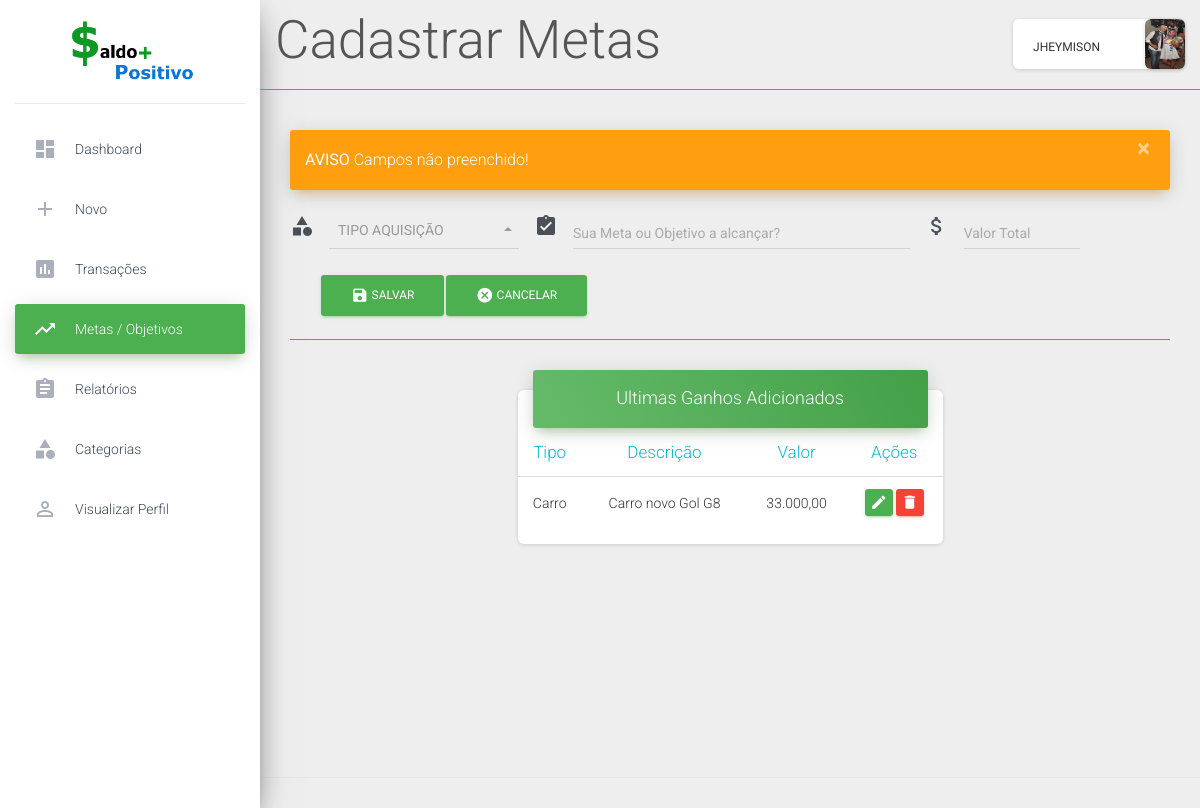
Screenshot of /main.php?page=metas&sec=cadastrar_metas&erro_cadastro=warnning (signed in) with the database file from the repository.
### tables this page shows
CREATE TABLE `perfil_usuarios` (
  `id` int(11) NOT NULL,
  `empresa` varchar(300) NOT NULL,
  `profissao` varchar(300) NOT NULL,
  `sobre` varchar(1000) NOT NULL,
  `imagem` varchar(1000) NOT NULL,
  `id_cadastrar_usuarios` int(11) NOT NULL
);

CREATE TABLE `cadastrar_metas` (
  `id` int(11) NOT NULL,
  `data` date NOT NULL,
  `tipo_meta` varchar(200) NOT NULL,
  `descricao` varchar(200) NOT NULL,
  `valor_meta` decimal(19,2) NOT NULL,
  `id_cadastrar_usuarios` int(11) NOT NULL
);

### inserts/title_pages.php (called while the page is built)
<?php
    if(isset($_GET['sec'])){
            $pageInfo = $_GET['sec'];
        if($pageInfo == "dashboard"){
            $pageFormat = "Dashboard";
        } elseif ($pageInfo == "cadastrar_ganho") {
            $pageFormat = "Cadastrar Ganho";
        } elseif($pageInfo == "edita_ganhos"){
            $pageFormat = "Editar Ganhos";
        } elseif($pageInfo == "deleta_ganhos"){
            $pageFormat = "Deletar Ganho";
        } elseif($pageInfo == "cadastrar_despesa"){
            $pageFormat = "Cadastrar Despesas";
        } elseif($pageInfo == "edita_despesas"){
            $pageFormat = "Editar Despesas";
        } elseif($pageInfo == "deleta_despesas"){
            $pageFormat = "Deletar Despesa";
        } elseif($pageInfo == "cadastrar_cartoes"){
            $pageFormat = "Cadastrar Cartao";
        } elseif($pageInfo == "edita_cartoes"){
            $pageFormat = "Editar Cartao";
        } elseif($pageInfo == "deleta_cartoes"){
            $pageFormat = "Deletar Cartao";
        } elseif($pageInfo == "vizualizar_transacoes"){
            $pageFormat = "Visualizar Transações";
        } elseif($pageInfo == "cadastrar_metas"){
            $pageFormat = "Cadastrar Metas";
        } elseif($pageInfo == "editar_metas"){
            $pageFormat = "Editar Metas";
        } elseif($pageInfo == "deletar_metas"){
            $pageFormat = "Deletar Metas";
        } elseif($pageInfo == "relatorio_ganhos"){
            $pageFormat = "Relatorio de Ganhos";
        } elseif($pageInfo == "relatorio_despesas"){
            $pageFormat = "Relatorio de Despesas";
        } elseif($pageInfo == "relatorio_tipo_pagamento"){
            $pageFormat = "Relatorio de Tipos de Pagamentos";
        } elseif($pageInfo == "vizualizar_perfil"){
            $pageFormat = "Seu Perfil";
        } elseif($pageInfo == "editar_perfil"){
            $pageFormat = "Editar Perfil";
        } elseif($pageInfo == "cadastra_tipo_ganhos"){
            $pageFormat = "Cadastrar Tipos de Ganhos";
        } elseif($pageInfo == "cadastra_tipo_despesas"){
            $pageFormat = "Cadastrar Tipos de Despesas";
        } elseif($pageInfo == "edita_tipo_ganhos"){
            $pageFormat = "Alterar Tipos de Ganhos";
        } elseif($pageInfo == "deleta_tipo_ganhos"){
            $pageFormat = "Deletar Tipo";
        } elseif($pageInfo == "edita_tipo_despesas"){
            $pageFormat = "Alterar Tipos de Despesa";
        } elseif($pageInfo == "deleta_tipo_despesas"){
            $pageFormat = "Deletar Tipo";
        }
    } else {
        $pageFormat = "Dashboard";
        $pageInfo ="dashboard";
    }
?>

### inserts/table_metas.php (the view, shortened to what this page needs)
<?php
    $sql_metas = "SELECT * FROM cadastrar_metas WHERE id_cadastrar_usuarios = '$id_usuario' ORDER BY id DESC";
    $sel = $conecta_bd->query($sql_metas);
?>
<div class="row d-flex justify-content-center">
<div class="col-lg-6 col-md-6">
    <div class="card">
        <div class="card-header card-header-success">
            <h4 class="card-title text-center">Ultimas Ganhos Adicionados</h4>
        </div>
        <div class="card-body table-responsive">
            <table class="table table-hover">
                <thead class="text-info text-center">
                    <tr>
                        <th>Tipo</th>
                        <th>Descrição</th>
                        <th>Valor</th>
                        <th>Ações</th>
                    </tr>
                </thead>
                <tbody class="text-center">
                    <?php while ( $dados = $sel->fetch_assoc() ) : ?>
                    <tr>
                        <td><?php echo $dados['tipo_meta']  ?></td>
                        <td><?php echo $dados['descricao'] ?></td>
                        <td><?php echo number_format($dados['valor_meta'],'2',',','.'); ?></td>
                        <td class="td-actions text-center">
                            <a href="main.php?page=metas&sec=editar_metas&id=<?php echo $dados['id'] ?>">
                                <button type="button" rel="tooltip" class="btn btn-success" title="Editar">
                                    <i class="material-icons">edit</i>
                                   </button>
                            </a>
                            <a href="main.php?page=metas&sec=deletar_metas&id=<?php echo $dados['id'] ?>">
                                <button type="button" name="deletar" type="button" rel="tooltip" class="btn btn-danger" title="Meta Alcançada?">
                                    <i class="material-icons">delete</i>
                                </button>
                            </a>
                        </td>
                    </tr>
                    <?php endwhile; ?>
                </tbody>
            </table>
        </div>
    </div>
</div>
</div>

### main.php (shortened to what this page needs)
<?php
    if ( $_SESSION['logado'] == true ) :
    $id_usuario = $_SESSION['user']['id'];
    $usuario = $_SESSION['user']['nome'];
    $nome = explode(" ", $usuario);
    include("bd/conecta_bd.php");
    include("inserts/title_pages.php");
    $sql_perfil = "SELECT * FROM perfil_usuarios WHERE id_cadastrar_usuarios = '$id_usuario'";
    $sel_perfil = $conecta_bd->query($sql_perfil);
    $perfil = $sel_perfil -> fetch_assoc();
    $imagem = $perfil['imagem'];
?>
<!doctype html>
<html>
<head>
    <link rel="stylesheet" href="https://maxcdn.bootstrapcdn.com/font-awesome/latest/css/font-awesome.min.css">
    <link href="assets/css/material-dashboard2.min.css" rel="stylesheet" />
    <link href="assets/css/material-dashboard.min.css" rel="stylesheet" />
    <link href="assets/demo/demo.css" rel="stylesheet" />
    <link rel="stylesheet" type="text/css" href="chartist/chartist.min.css">
    <link rel="stylesheet" type="text/css" href="assets/css/style.css">
    <link rel="stylesheet" href="https://cdn.jsdelivr.net/docsearch.js/2/docsearch.min.css" />
    <link rel="stylesheet" href="assets/demo/docs.min.css">
</head>
<body>
    <div class="wrapper ">
        <div class="sidebar" data-color="green" data-background-color="white">
            <div class="logo">
                <a href="main.php?sec=dashboard">
                    <img id="logoSite" src="assets/img/logo.png">
                </a>
            </div>
            <div class="sidebar-wrapper">
                <ul class="nav">
                    <li class="nav-item <?=($pageInfo == 'dashboard')?'active':''?>">
                        <a class="nav-link" href="main.php?sec=dashboard">
                            <i class="material-icons">dashboard</i>
                            <p>Dashboard</p>
                        </a>
                    </li>
                    <li class="nav-item dropdown <?=($pageInfo == 'cadastrar_ganho' || $pageInfo == 'cadastrar_despesa' || $pageInfo == 'cadastrar_cartoes')?'active':''?>">
                        <a class="nav-link" href="#" id="navbarDropdownMenuLink" data-toggle="dropdown" aria-haspopup="true" aria-expanded="false">
                            <i class="material-icons">add</i>
                            <p>Novo</p>
                        </a>
                    </li>
                    <li class="nav-item <?=($pageInfo == 'vizualizar_transacoes')?'active':''?>" >
                        <a class="nav-link" href="main.php?page=transacoes&sec=vizualizar_transacoes">
                            <i class="material-icons">assessment</i>
                            <p>Transações</p>
                        </a>
                    </li>
                    <li class="nav-item <?=($pageInfo == 'cadastrar_metas')?'active':''?>"">
                        <a class="nav-link" href="main.php?page=metas&sec=cadastrar_metas">
                            <i class="material-icons">trending_up</i>
                            <p>Metas / Objetivos</p>
                        </a>
                    </li>
                    <li class="nav-item dropdown <?=($pageInfo == 'relatorio_ganhos' || $pageInfo == 'relatorio_despesas' || $pageInfo == 'relatorio_tipo_pagamento' )?'active':''?>" >
                        <a class="nav-link" href="#" id="navbarDropdownMenuLink" data-toggle="dropdown" aria-haspopup="true" aria-expanded="false">
                            <i class="material-icons">assignment</i>
                            <p>Relatórios</p>
                        </a>
                    </li>
                    <li class="nav-item dropdown <?=($pageInfo == 'cadastra_tipo_ganhos' || $pageInfo == 'cadastra_tipo_despesas')?'active':''?>">
                        <a class="nav-link" href="#" id="navbarDropdownMenuLink" data-toggle="dropdown" aria-haspopup="true" aria-expanded="false" name="tipo_ganhO_despesa">
                            <i class="material-icons">category</i>
                            <p>Categorias</p>
                        </a>
                    </li>
                    <li class="nav-item <?=($pageInfo == 'vizualizar_perfil')?'active':''?>" >
                        <a class="nav-link" href="main.php?page=perfil&sec=vizualizar_perfil" name="vizualizar_perfil">
                            <i class="material-icons">perm_identity</i>
                            <p>Visualizar Perfil</p>
                        </a>
                    </li>
                </ul>
            </div>
        </div>
        <div class="main-panel">
            <nav class="navbar navbar-expand-lg navbar-transparent navbar-absolute fixed-top ">
                <div class="container-fluid">
                    <div class="navbar-wrapper">
                        <h1><?php echo $pageFormat ?><h1>
                    </div>
                    <div class="collapse navbar-collapse justify-content-end">
                        <ul class="navbar-nav">
                            <li class="nav-item">
                                <div class="card">
                                    <div class="card-body">
                                        <div class="row">
                                            <div class="col">
                                                <div class="dropdown nomePerfil">
                                                    <a class="nav-link" id="navbarDropdownMenuLink" data-toggle="dropdown" aria-haspopup="true" aria-expanded="false" style="cursor: pointer;">
                                                        <?php echo $nome[0]; ?>
                                                    </a>
                                                </div>
                                            </div>
                                            <div class="col">
                                                <img class="card imgPerfil" src="<?php echo $imagem ?>" rel="nofollow" alt="Card image cap">
                                            </div>
                                        </div>
                                    </div>
                                </div>
                            </li>
                        </ul>
                    </div>
                </div>
            </nav>
            <div class="content">
                <div class="container-fluid">
                    <?php
                        include("routes/routes_main.php");
                    ?>
                </div>
            </div>
            <footer class="footer">
            </footer>
        </div>
    </div>
</html>
<?php endif; ?>

### assets/css/style.css (style rules this page uses)
#logoSite { width: 150px; top: 50%; left: 50%; margin-left: 50px; }
.card { margin-bottom: 0; margin-top: 0; }
.card .card-body { padding: 0px; }
.imgPerfil { width: 40px; height: 50px; }
.nomePerfil { padding-top: 8px; }
.main-panel>.navbar { border-bottom: 1px solid #4caf50; }
.main-panel>.content { margin-top: 100px; }
html { overflow-y: hidden; overflow-x: hidden; }

### rows the page displays
perfil_usuarios: imagem (picture)
cadastrar_metas: tipo_meta "Carro", descricao "Carro novo Gol G8", valor_meta "33.000,00"

### other values shown
$pageFormat "Cadastrar Metas"
$nome[0] "JHEYMISON"
